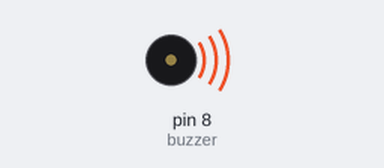
The sketch below on a simulated Arduino Uno, built with avr-gcc and run on an emulated ATmega328P. Parts: buzzer (waves = sounding).

Above: at 0.1 s.
At 29.1 s:
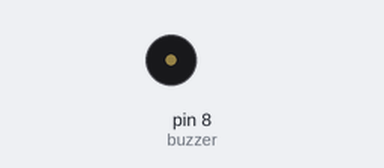
Timing chart, 0 to 40.0 s (numbered marks = the images above):
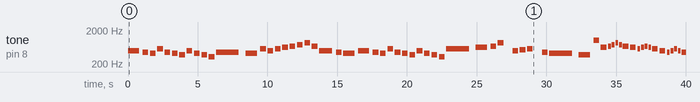

Measured:
- by itself, tone on pin 8 (buzzer): plays 494 Hz for 0.81 s, 440 Hz for 0.41 s, 415 Hz for 0.41 s, 554 Hz for 0.41 s, 440 Hz for 0.41 s, 415 Hz for 0.41 s … (64 notes in this stretch)

The sketch:

KY_006.ino
```cpp
#define NOTE_B0  31  // notas y frecuencias
#define NOTE_C1  33
#define NOTE_CS1 35
#define NOTE_D1  37
#define NOTE_DS1 39
#define NOTE_E1  41
#define NOTE_F1  44
#define NOTE_FS1 46
#define NOTE_G1  49
#define NOTE_GS1 52
#define NOTE_A1  55
#define NOTE_AS1 58
#define NOTE_B1  62
#define NOTE_C2  65
#define NOTE_CS2 69
#define NOTE_D2  73
#define NOTE_DS2 78
#define NOTE_E2  82
#define NOTE_F2  87
#define NOTE_FS2 93
#define NOTE_G2  98
#define NOTE_GS2 104
#define NOTE_A2  110
#define NOTE_AS2 117
#define NOTE_B2  123
#define NOTE_C3  131
#define NOTE_CS3 139
#define NOTE_D3  147
#define NOTE_DS3 156
#define NOTE_E3  165
#define NOTE_F3  175
#define NOTE_FS3 185
#define NOTE_G3  196
#define NOTE_GS3 208
#define NOTE_A3  220
#define NOTE_AS3 233
#define NOTE_B3  247
#define NOTE_C4  262
#define NOTE_CS4 277
#define NOTE_D4  294
#define NOTE_DS4 311
#define NOTE_E4  330
#define NOTE_F4  349
#define NOTE_FS4 370
#define NOTE_G4  392
#define NOTE_GS4 415
#define NOTE_A4  440
#define NOTE_AS4 466
#define NOTE_B4  494
#define NOTE_C5  523
#define NOTE_CS5 554
#define NOTE_D5  587
#define NOTE_DS5 622
#define NOTE_E5  659
#define NOTE_F5  698
#define NOTE_FS5 740
#define NOTE_G5  784
#define NOTE_GS5 831
#define NOTE_A5  880
#define NOTE_AS5 932
#define NOTE_B5  988
#define NOTE_C6  1047
#define NOTE_CS6 1109
#define NOTE_D6  1175
#define NOTE_DS6 1245
#define NOTE_E6  1319
#define NOTE_F6  1397
#define NOTE_FS6 1480
#define NOTE_G6  1568
#define NOTE_GS6 1661
#define NOTE_A6  1760
#define NOTE_AS6 1865
#define NOTE_B6  1976
#define NOTE_C7  2093
#define NOTE_CS7 2217
#define NOTE_D7  2349
#define NOTE_DS7 2489
#define NOTE_E7  2637
#define NOTE_F7  2794
#define NOTE_FS7 2960
#define NOTE_G7  3136
#define NOTE_GS7 3322
#define NOTE_A7  3520
#define NOTE_AS7 3729
#define NOTE_B7  3951
#define NOTE_C8  4186
#define NOTE_CS8 4435
#define NOTE_D8  4699
#define NOTE_DS8 4978

#define pulsador 2
#define buzzer 8
int melodia[ ]={
  NOTE_B4,NOTE_A4,NOTE_GS4,NOTE_CS5,NOTE_A4,NOTE_GS4,NOTE_FS4,NOTE_B4,NOTE_GS4,NOTE_FS4,NOTE_E4,NOTE_A4,NOTE_GS4 ,NOTE_CS5,NOTE_B4,NOTE_CS5,NOTE_DS5,NOTE_E5,NOTE_FS5,NOTE_GS5,NOTE_E5,
NOTE_B4,NOTE_A4,NOTE_GS4,NOTE_B4,NOTE_A4,NOTE_GS4,NOTE_CS5,NOTE_A4,NOTE_GS4,NOTE_FS4,NOTE_B4,NOTE_GS4,NOTE_FS4,NOTE_E4,
NOTE_CS5,NOTE_DS5,NOTE_E5,NOTE_GS5,0,NOTE_B4,NOTE_C5,NOTE_CS5,0,NOTE_A4,NOTE_GS4,NOTE_FS4,NOTE_B5,NOTE_DS5,
NOTE_E5,NOTE_FS5,NOTE_GS5,NOTE_FS5,NOTE_E5,NOTE_DS5,NOTE_CS5,NOTE_DS5,NOTE_E5,NOTE_DS5,NOTE_CS5,NOTE_B4,
NOTE_A4,NOTE_B4,NOTE_CS5,NOTE_B4,NOTE_A4,NOTE_AS4,NOTE_AS4,NOTE_B4,NOTE_B4,NOTE_CS5,NOTE_A4,NOTE_B4,NOTE_GS4,
NOTE_A4,NOTE_FS4,NOTE_E4,NOTE_DS4,NOTE_B3,NOTE_B4,NOTE_B4,NOTE_CS5,NOTE_A4,NOTE_A4,NOTE_B4,NOTE_GS4,NOTE_GS4,
NOTE_A4,NOTE_FS4,NOTE_E4,NOTE_DS4,NOTE_B3,NOTE_B4,NOTE_CS5,NOTE_DS5,NOTE_E5,NOTE_DS5,NOTE_CS5,NOTE_B4,NOTE_A4,
NOTE_GS4,NOTE_A4,NOTE_B4,NOTE_CS5,NOTE_B4,NOTE_A4,NOTE_GS4,NOTE_FS4,NOTE_GS5,NOTE_A5,NOTE_GS5,NOTE_FS5,NOTE_E5
,NOTE_DS5,0,0, NOTE_E5,NOTE_CS5,NOTE_B4,NOTE_DS4,NOTE_GS5,NOTE_A5,NOTE_GS5,NOTE_FS5,NOTE_E5,NOTE_DS5,0,
NOTE_E5,NOTE_DS5,NOTE_E5,NOTE_DS5,NOTE_E5,NOTE_DS5,NOTE_E5,NOTE_DS5,NOTE_E5,NOTE_D5,NOTE_CS5,NOTE_C5,
NOTE_CS5,NOTE_C5,NOTE_CS5,NOTE_C5,NOTE_CS5,NOTE_C5,NOTE_CS5,NOTE_C5,NOTE_CS5,NOTE_DS5,NOTE_E5,NOTE_CS5,
NOTE_B4,NOTE_AS4,NOTE_B4,NOTE_AS4,NOTE_B4,NOTE_AS4,NOTE_B4,NOTE_AS4,NOTE_B4,NOTE_A4,NOTE_GS4,NOTE_FS4,NOTE_E4,
NOTE_DS5,NOTE_E5,0,NOTE_E5,NOTE_CS5,0,NOTE_AS4,NOTE_B4,0,NOTE_A4,NOTE_FS4,NOTE_E4,
NOTE_DS5,NOTE_E5,0,NOTE_E5,NOTE_CS5,0,NOTE_AS4,NOTE_B4,0,NOTE_A4,NOTE_FS4,NOTE_FS4,NOTE_E4,
NOTE_B5,NOTE_A5,NOTE_GS5,NOTE_CS6,NOTE_A5,NOTE_GS5,NOTE_FS5,NOTE_B5,NOTE_GS5,NOTE_FS5,NOTE_E5,NOTE_A5,NOTE_GS5,
NOTE_FS5,NOTE_E5,NOTE_CS6,NOTE_DS6,NOTE_DS6,NOTE_E6,NOTE_E6,NOTE_G5,NOTE_G5,NOTE_G5,NOTE_GS5,NOTE_B5,NOTE_A5,
NOTE_FS5,NOTE_GS5,NOTE_FS5,NOTE_GS5,NOTE_FS5,NOTE_GS5,NOTE_FS5,NOTE_E5,NOTE_FS5,NOTE_E5
};
int duraciones[]={
  8,16,16,16,16,16,16,16,16,16,16,4,8,16,16,16,16,16,16,16,16,7,16,8,8,16,16,16,16,16,16,16,16,16,16,4,8,16,16,16,16,16,16,16,16,4,8,16,16,32,32,32,32,
  16,16,32,32,32,32,16,16,32,32,32,32,7,16,16,16,12,32,12,32,12,32,32,32,32,32,16,32,32,16,32,32,16,32,32,32,32,32,32,32,32,32,32,32,32,32,32,32,32,32,32,
  32,32,32,32,4,64,64,64,64,16,8,16,8,8,8,16,4,64,64,64,64,16,8,32,32,32,32,32,32,32,32,16,16,16,16,32,32,32,32,32,32,32,32,16,16,16,16,32,32,32,32,32,
  32,32,32,16,16,16,16,16,32,32,16,32,32,16,32,32,16,32,32,16,32,32,16,32,32,16,32,32,16,32,32,4,8,
  8,16,16,16,16,16,16,16,16,16,16,4,8,16,16,4,8,16,16,4,16,16,16,12,32,16,64,64,64,64,64,64,64,64,64,4
};
void setup() {
  // put your setup code here, to run once:
pinMode(pulsador,INPUT);
pinMode(buzzer, OUTPUT);
}

void loop() {
  // put your main code here, to run repeatedly:
//if(digitalRead(pulsador)==LOW){
    for(int i=0; i<227; i++){
      int duracion=6500/duraciones[i];
      tone(buzzer, melodia[i], duracion);
      int pausa=duracion *1.30;
      delay(pausa);
      noTone(buzzer);
  //  }
}
}
```
